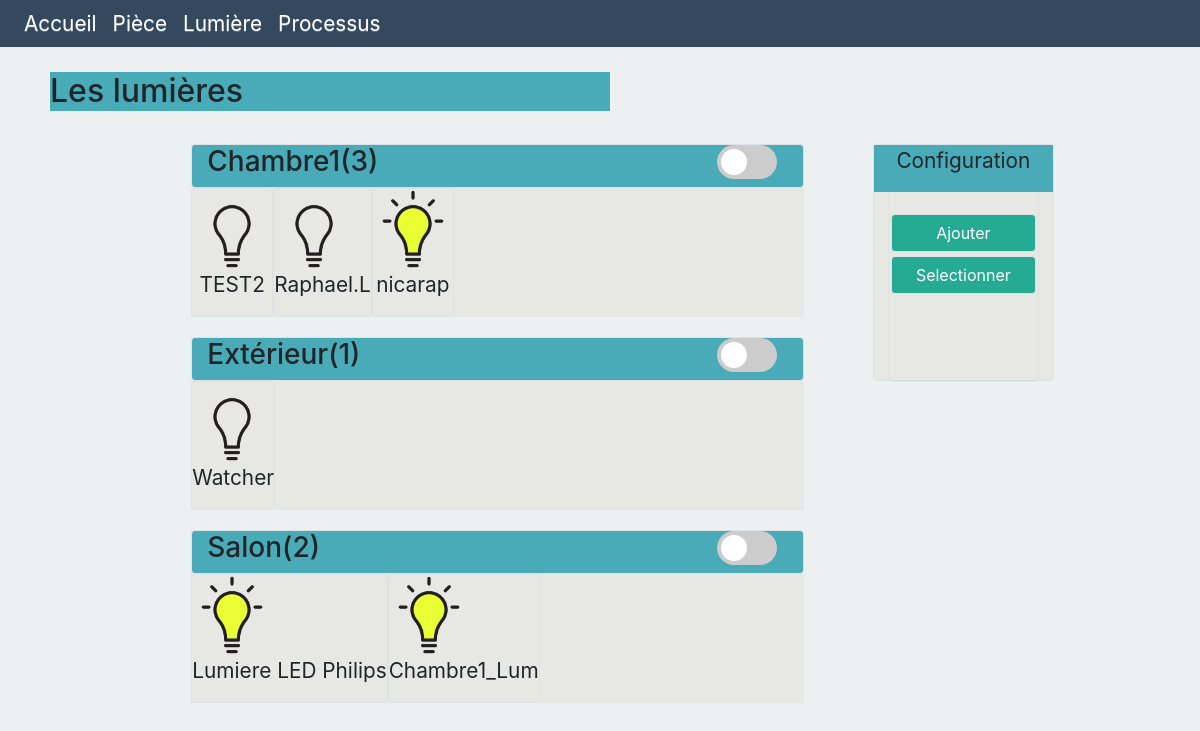
Page /MyLum on the committed database.
### maison_co/models.py (models this page shows, shortened)
class Piece(models.Model):
	name = models.CharField(max_length=100, verbose_name="Nom")
	surface = models.CharField(default=20,
								max_length=100)
	slug = models.SlugField(blank=True)
	def __str__(self):
		return self.name
	class Meta:
		verbose_name = "Pièce"
		ordering = ['name']

class ObjectConnect(models.Model):
	name = models.CharField(max_length=100)
	CHOIX_ETAT = [
		(0, 'Off'),
		(1, 'On'),]
	CHOIX_COMM = [
		('WF', 'WiFi'),('BT', 'BlueTooth'),]
	fabricant = models.CharField(max_length=100, default="unknwon")
	etat = models.IntegerField(choices=CHOIX_ETAT, default=0)
	communication = models.CharField(max_length=100, choices=CHOIX_COMM, null=True)
	class Meta:
		abstract = True

class Lumiere(ObjectConnect):
	piece = models.ForeignKey('Piece', null=True, on_delete=models.SET_NULL)

### maison_co/views.py (the view)
# urls.py: path('MyLum', views.Lum),
def Lum(request):
	myLum = Lumiere.objects.order_by('piece')
	return render(request, 'maison_co/MyLum.html', {'lum':myLum})

### maison_co/templates/maison_co/MyLum.html (shortened to what this page needs)
{% extends "base.html" %}{% load static %}
{% block title %}<h2 class="row_title">Les lumières</h2>{% endblock %}
{% block content %}
<div class="contaier">
	<div class="row">
		<div class="col-sm-9">
			<div class="row ">
			{% regroup lum by piece as lumimere %}
				<div class="col-sm-9 offset-sm-2">
				{% for piece_name in lumimere %}
						<div class="row border rounded row_title">
							<div class="col-sm-9"><h3>{{piece_name.grouper}}({{piece_name.list|length}})</h3>
							</div>
							<div class="col-sm-2 offset-sm-1">
								<label class="switch">
									<span class="slider round" id='toggle_lum' ></span>
								</label>
							</div>
						</div>
						<div class="row greyback">
							{% for l in piece_name.list %}
							<div class='clo-sm-2 border rounded greyback hover'>
								<div class="div_lum {{piece_name.grouper}} " id="{{l.id}}" onclick="updateLum(this, '1', '{{l.id}}',-1)">
			<img class="img-lum" title={{l.name}} alt="" src='{% if l.etat %}{% static "maison_co/image/amp_on.png" %}{% else %}{% static "maison_co/image/amp_off.png" %}{% endif %}'>
				        		</div>
				        		<p class="rounded center">{{l.name}}</p>
				        	</div>
				        	{% endfor %}
						</div>
				{% endfor %}
				</div>
			</div>
		</div>
		<div class="col-sm-2 div_config">
			<div class="row border rounded greyback">
				<div class="col-sm-12">
					<div class="list-group">
						<div class="row row_espace row_title"><p class="center">Configuration</p></div>
						<a class="btn btn-light btn_add border" href="./MyLum_on" role="button">Ajouter</a>
						<a class="btn btn-light border lum_delete" href="#" role="button" onclick="select(this)">Selectionner</a>
					</div>
				</div>
			</div>
		</div>
	</div>
</div>
{% endblock %}

### maison_co/static/maison_co/css/style.css (style rules this page uses)
body { background-color: #ecf0f1; font-size: 1.3em; }
.center { text-align: center; margin-right: auto; margin-left: auto; }
.row_espace { margin-bottom: 20px; }
.row_title { background-color: #49abb7 }
.btn { color : white; margin: 2px; background-color: #25AB94; }
.list-group a { color : white; margin: 2px; background-color: #25AB94; }
.hover { background-color: white; }
.greyback { background-color: #E7E8E4; }
.img-lum { max-width: 80px; }
.switch { position: relative; display: inline-block; width: 60px; height: 34px; }
.slider { position: absolute; cursor: pointer; top: 0; left: 0; right: 0; bottom: 0; background-color: #ccc; -webkit-transition: .4s; transition: .4s; }
.slider:before { position: absolute; content: ""; height: 26px; width: 26px; left: 4px; bottom: 4px; background-color: white; -webkit-transition: .4s; transition: .4s; }
.slider.round { border-radius: 34px; }
.slider.round:before { border-radius: 50%; }

### rows in the picture
Piece: grouper "Chambre1", list|length "3"
Lumiere: name "TEST2"
Lumiere: name "Raphael.L"
Lumiere: name "nicarap"
Piece: grouper "Extérieur", list|length "1"
Lumiere: name "Watcher"
Piece: grouper "Salon", list|length "2"
Lumiere: name "Lumiere LED Philips"
Lumiere: name "Chambre1_Lum"
